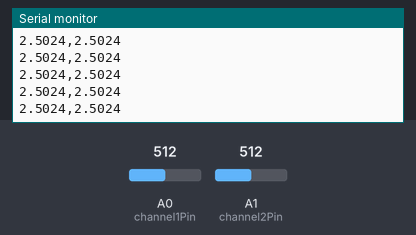
This sketch was run on a simulated Arduino Uno, built with avr-gcc and run on an emulated ATmega328P. On the bench: the last lines printed to the serial monitor. The inputs (shaded band) are chosen by the test bench; at power-on: A0 (channel1Pin) = 512, A1 (channel2Pin) = 512.

Above: at 1.2 s.
1.3 s: A0 (channel1Pin) set to 0
At 2.0 s:
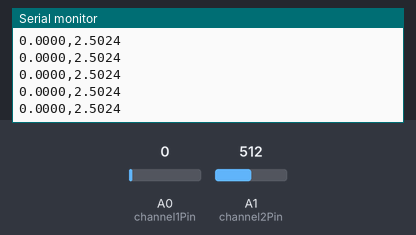
4.3 s: A1 (channel2Pin) set to 716
At 5.3 s:
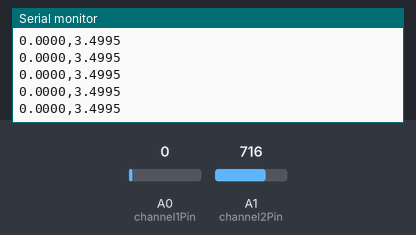
5.8 s: A0 (channel1Pin) set to 122
At 6.4 s:
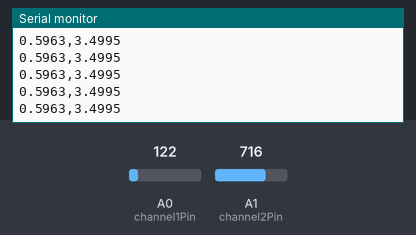
7.3 s: A1 (channel2Pin) set to 900
At 7.9 s:
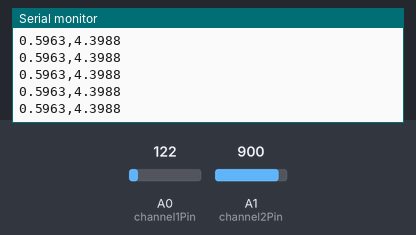
Timing chart, 0 to 9.8 s (numbered marks = the images above; inputs shaded):
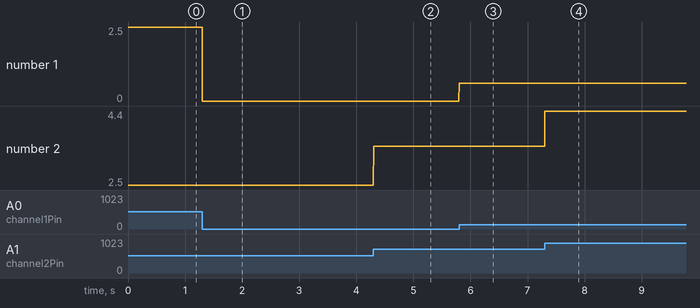

The sketch:

eeg.ino
```cpp
// EEG Data Transmission from Arduino

// Define the analog pins for two EEG channels
const int channel1Pin = A0;  // First EEG sensor connected to A0
const int channel2Pin = A1;  // Second EEG sensor connected to A1

// Baud rate for serial communication
const unsigned long baudRate = 115200;

// Sampling parameters
const unsigned long samplingRate = 256;        // Desired sampling rate in Hz
const unsigned long samplingInterval = 1000000 / samplingRate;  // Interval in microseconds

unsigned long previousMicros = 0;

void setup() {
  // Initialize serial communication at the specified baud rate
  Serial.begin(baudRate);

  // Initialize analog pins (optional, since they're input by default)
  pinMode(channel1Pin, INPUT);
  pinMode(channel2Pin, INPUT);

  // Wait for serial port to connect (useful for some boards)
  while (!Serial) {
    ; // Wait for serial port to connect
  }

  Serial.println("EEG Data Transmission Started");
}

void loop() {
  unsigned long currentMicros = micros();

  // Check if it's time to take a new sample
  if (currentMicros - previousMicros >= samplingInterval) {
    previousMicros = currentMicros;

    // Read the analog values from the two channels
    int channel1Value = analogRead(channel1Pin);
    int channel2Value = analogRead(channel2Pin);

    // Convert analog readings to voltage (assuming 10-bit ADC and 5V reference)
    float voltage1 = (channel1Value / 1023.0) * 5.0;
    float voltage2 = (channel2Value / 1023.0) * 5.0;

    // Send the two voltage values over serial in CSV format: "voltage1,voltage2"
    Serial.print(voltage1, 4);  // 4 decimal places
    Serial.print(",");
    Serial.println(voltage2, 4);

    // Optional: Print to Serial Monitor for debugging
    // Serial.print("Ch1: ");
    // Serial.print(voltage1, 4);
    // Serial.print(" V, Ch2: ");
    // Serial.print(voltage2, 4);
    // Serial.println(" V");
  }
}
```

Measured:
- after the input at 1.3 s, the serial monitor: prints a new line at once (image 1)
- after the input at 4.3 s, the serial monitor: prints a new line at once (image 2)
- after the input at 5.8 s, the serial monitor: prints a new line at once (image 3)
- after the input at 7.3 s, the serial monitor: prints a new line at once (image 4)
- plotted number 1: 2.5 → 0 after the input at 1.3 s, 0 → 0.6 after the input at 5.8 s
- plotted number 2: 2.5 → 3.5 after the input at 4.3 s, 3.5 → 4.4 after the input at 7.3 s
